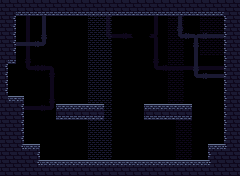

Below is a game level as drawn by its tile map, then a one-line description and the .tmx file that defines it, in full:
An orthogonal 30x22 tile map with 8x8 px tiles, 3 tile layers (Background_2, Background_1, Collision) and 7 objects (5x crateLocation, PlayerSpawn, TurtleEnemy).

<map version="1.10" tiledversion="1.10.1" orientation="orthogonal" renderorder="right-down" width="30" height="22" tilewidth="8" tileheight="8" infinite="0" nextlayerid="11" nextobjectid="16">
 <tileset firstgid="1" source="../tower-tileset.tsx" />
 <layer id="5" name="Background_2" width="30" height="22">
  <data encoding="csv">
0,0,0,0,0,0,0,0,0,0,0,0,0,0,0,0,0,0,0,0,0,0,0,0,0,0,0,0,0,0,
0,0,0,0,0,0,0,0,0,0,0,0,0,0,0,0,0,0,0,0,0,0,0,0,0,0,0,0,0,0,
0,0,0,1610612754,0,0,0,0,0,0,0,0,0,2684354578,0,0,0,0,0,2684354578,0,36,36,0,0,36,36,36,0,0,
0,0,0,1610612754,0,0,0,0,0,0,0,0,0,2684354578,0,0,0,0,0,2684354578,0,36,36,0,0,36,36,36,0,0,
0,0,0,1610612754,0,0,0,0,0,0,0,0,0,1610612753,18,19,34,0,3221225505,2684354580,0,36,36,0,0,36,36,36,0,0,
0,0,0,1610612754,0,0,0,0,0,0,0,0,0,0,0,0,0,0,0,2684354578,0,36,36,0,0,36,36,36,0,0,
0,0,0,1610612754,0,0,0,0,0,0,0,0,0,0,0,0,0,0,0,2684354578,0,36,36,0,0,36,36,36,0,0,
0,0,0,2684354579,0,0,0,0,0,0,0,0,0,0,0,0,0,0,0,2684354579,0,36,36,0,0,0,0,0,0,0,
0,0,0,1610612753,19,3221225491,2684354577,0,0,0,0,0,0,0,0,0,0,0,0,1610612753,19,18,18,3221225490,18,3221225490,3221225490,3221225490,0,0,
0,0,0,0,0,0,1610612755,0,0,0,0,0,0,0,0,0,0,0,0,0,0,36,36,0,0,0,0,0,0,0,
0,0,0,0,0,0,2684354578,0,0,0,0,0,0,0,0,0,0,0,0,0,0,36,36,0,0,0,0,0,0,0,
0,0,0,0,0,0,2684354578,0,0,0,0,0,0,0,0,0,0,0,0,0,0,36,36,0,0,0,0,0,0,0,
0,0,0,0,0,0,2684354579,0,0,0,0,0,0,0,0,0,0,0,0,0,0,36,36,0,0,0,0,0,0,0,
0,0,0,18,18,3221225491,3221225489,0,0,0,0,0,0,0,0,0,0,0,0,0,0,0,0,0,0,0,0,0,0,0,
0,0,0,0,0,0,0,0,0,0,0,0,0,0,0,0,0,0,0,0,0,0,0,0,0,0,0,0,0,0,
0,0,0,0,0,0,0,0,0,0,0,0,0,0,0,0,0,0,0,0,0,0,36,36,0,0,0,0,0,0,
0,0,0,0,0,0,0,0,0,0,0,0,0,0,0,0,0,0,0,0,0,0,36,36,0,0,0,0,0,0,
0,0,0,0,0,0,0,0,0,0,0,0,0,0,0,0,0,0,0,0,0,0,36,36,0,0,0,0,0,0,
0,0,0,0,0,0,0,0,0,0,0,0,0,0,0,0,0,0,0,0,0,0,36,36,0,0,0,0,0,0,
0,0,0,0,0,0,0,0,0,0,0,0,0,0,0,0,0,0,0,0,0,0,36,36,0,0,0,0,0,0,
0,0,0,0,0,0,0,0,0,0,0,0,0,0,0,0,0,0,0,0,0,0,0,0,0,0,0,0,0,0,
0,0,0,0,0,0,0,0,0,0,0,0,0,0,0,0,0,0,0,0,0,0,0,0,0,0,0,0,0,0
</data>
 </layer>
 <layer id="2" name="Background_1" width="30" height="22">
  <data encoding="csv">
0,0,0,0,0,0,0,0,0,0,0,0,0,0,0,0,0,0,0,0,0,0,0,0,0,0,0,0,0,0,
0,0,0,0,0,0,0,0,0,0,0,0,0,0,0,0,0,0,0,0,0,0,0,0,0,0,0,0,0,0,
0,0,0,0,0,1610612786,0,0,0,0,0,68,68,68,0,0,0,0,0,0,0,0,1610612786,0,0,0,0,0,0,0,
0,0,0,0,0,1610612786,0,0,0,0,0,68,68,68,0,0,0,0,0,0,0,0,2684354611,0,0,0,0,0,0,0,
0,0,0,0,0,2684354611,0,0,0,0,0,68,68,68,0,0,0,0,0,0,0,0,1610612785,3221225523,52,51,3221225522,3221225522,0,0,
0,0,50,50,51,3221225521,0,0,0,0,0,68,68,68,0,0,0,0,0,0,0,0,0,0,2684354611,0,0,0,0,0,
0,0,0,0,0,0,0,0,0,0,0,68,68,68,0,0,0,0,0,0,0,0,0,0,2684354610,0,0,0,0,0,
0,0,0,0,0,0,0,0,0,0,0,68,68,68,0,0,0,0,0,0,0,0,0,0,2684354610,0,0,0,0,0,
0,0,0,0,0,0,0,0,0,0,0,68,68,68,0,0,0,0,0,0,0,36,36,0,2684354611,0,0,0,0,0,
0,0,0,0,0,0,0,0,0,0,0,68,68,68,0,0,0,0,0,0,0,0,0,0,1610612785,51,50,50,0,0,
0,0,0,0,0,0,0,0,0,0,0,68,68,68,0,0,0,0,0,0,0,0,0,0,0,0,0,0,0,0,
0,0,0,0,0,0,0,0,0,0,0,68,68,68,0,0,0,0,0,0,0,0,0,0,0,0,0,0,0,0,
0,0,0,0,0,0,0,0,0,0,0,68,68,68,0,0,0,0,0,0,0,0,0,0,0,0,0,0,0,0,
0,0,0,0,0,0,0,0,0,0,0,68,68,68,0,0,0,0,0,0,0,0,0,0,0,0,0,0,0,0,
0,0,0,0,0,0,0,0,0,0,0,68,68,68,0,0,0,0,0,0,0,0,0,0,0,0,0,0,0,0,
0,0,0,0,0,0,0,0,0,0,0,68,68,68,0,0,0,0,0,0,0,0,0,0,0,0,0,0,0,0,
0,0,0,0,0,0,0,0,0,0,0,68,68,68,0,0,0,0,0,0,0,0,0,0,0,0,0,0,0,0,
0,0,0,0,0,0,0,0,0,0,0,68,68,68,0,0,0,0,0,0,0,0,0,0,0,0,0,0,0,0,
0,0,0,0,0,0,0,0,0,0,0,68,68,68,0,0,0,0,0,0,0,0,0,0,0,0,0,0,0,0,
0,0,0,0,0,0,0,0,0,0,0,68,68,68,0,0,0,0,0,0,0,0,0,0,0,0,0,0,0,0,
0,0,0,0,0,0,0,0,0,0,0,0,0,68,0,0,0,0,0,0,0,0,0,0,0,0,0,0,0,0,
0,0,0,0,0,0,0,0,0,0,0,0,0,68,0,0,0,0,0,0,0,0,0,0,0,0,0,0,0,0
</data>
 </layer>
 <objectgroup id="7" name="Spawns">
  <object id="2" name="PlayerSpawn" x="11" y="88">
   <point />
  </object>
 </objectgroup>
 <objectgroup id="9" name="Enemies">
  <object id="6" name="TurtleEnemy" x="104" y="121">
   <point />
  </object>
 </objectgroup>
 <objectgroup id="10" name="CrateLocations">
  <object id="8" name="crateLocation" x="164" y="96">
   <point />
  </object>
  <object id="10" name="crateLocation" x="76" y="96">
   <point />
  </object>
  <object id="11" name="crateLocation" x="120" y="152">
   <point />
  </object>
  <object id="12" name="crateLocation" x="208" y="136">
   <point />
  </object>
  <object id="13" name="crateLocation" x="32" y="136">
   <point />
  </object>
 </objectgroup>
 <layer id="1" name="Collision" width="30" height="22">
  <data encoding="csv">
1,1,1,1,1,1,1,1,1,1,1,1,1,1,1,1,1,1,1,1,1,1,1,1,1,1,1,1,1,1,
1,1,5,5,5,5,5,5,5,5,5,5,5,5,5,5,5,5,5,5,5,5,5,5,5,5,5,5,1,1,
1,3,0,0,0,0,0,0,0,0,0,0,0,0,0,0,0,0,0,0,0,0,0,0,0,0,0,0,4,1,
1,3,0,0,0,0,0,0,0,0,0,0,0,0,0,0,0,0,0,0,0,0,0,0,0,0,0,0,4,1,
1,3,0,0,0,0,0,0,0,0,0,0,0,0,0,0,0,0,0,0,0,0,0,0,0,0,0,0,4,1,
1,3,0,0,0,0,0,0,0,0,0,0,0,0,0,0,0,0,0,0,0,0,0,0,0,0,0,0,4,1,
1,3,0,0,0,0,0,0,0,0,0,0,0,0,0,0,0,0,0,0,0,0,0,0,0,0,0,0,4,1,
1,5,0,0,0,0,0,0,0,0,0,0,0,0,0,0,0,0,0,0,0,0,0,0,0,0,0,0,4,1,
3,0,0,0,0,0,0,0,0,0,0,0,0,0,0,0,0,0,0,0,0,0,0,0,0,0,0,0,4,1,
3,0,0,0,0,0,0,0,0,0,0,0,0,0,0,0,0,0,0,0,0,0,0,0,0,0,0,0,4,1,
3,0,0,0,0,0,0,0,0,0,0,0,0,0,0,0,0,0,0,0,0,0,0,0,0,0,0,0,4,1,
3,0,0,0,0,0,0,0,0,0,0,0,0,0,0,0,0,0,0,0,0,0,0,0,0,0,0,0,4,1,
1,2,2,0,0,0,0,0,0,0,0,0,0,0,0,0,0,0,0,0,0,0,0,0,0,0,0,0,4,1,
1,1,3,0,0,0,0,2,2,2,2,2,2,0,0,0,0,0,2,2,2,2,2,2,0,0,0,0,4,1,
1,1,3,0,0,0,0,5,5,5,5,5,5,0,0,0,0,0,5,5,5,5,5,5,0,0,0,0,4,1,
1,1,3,0,0,0,0,0,0,0,0,0,0,0,0,0,0,0,0,0,0,0,0,0,0,0,0,0,4,1,
1,1,3,0,0,0,0,0,0,0,0,0,0,0,0,0,0,0,0,0,0,0,0,0,0,0,0,0,4,1,
1,1,3,0,0,0,0,0,0,0,0,0,0,0,0,0,0,0,0,0,0,0,0,0,0,0,0,0,4,1,
1,1,3,2,2,0,0,0,0,0,0,0,0,0,0,0,0,0,0,0,0,0,0,0,0,0,2,2,4,1,
1,1,1,1,3,0,0,0,0,0,0,0,0,0,0,0,0,0,0,0,0,0,0,0,0,0,4,1,1,1,
1,1,1,1,3,2,2,2,2,2,2,2,2,2,2,2,2,2,2,2,2,2,2,2,2,2,4,1,1,1,
1,1,1,1,1,1,1,1,1,1,1,1,1,1,1,1,1,1,1,1,1,1,1,1,1,1,1,1,1,1
</data>
 </layer>
</map>
